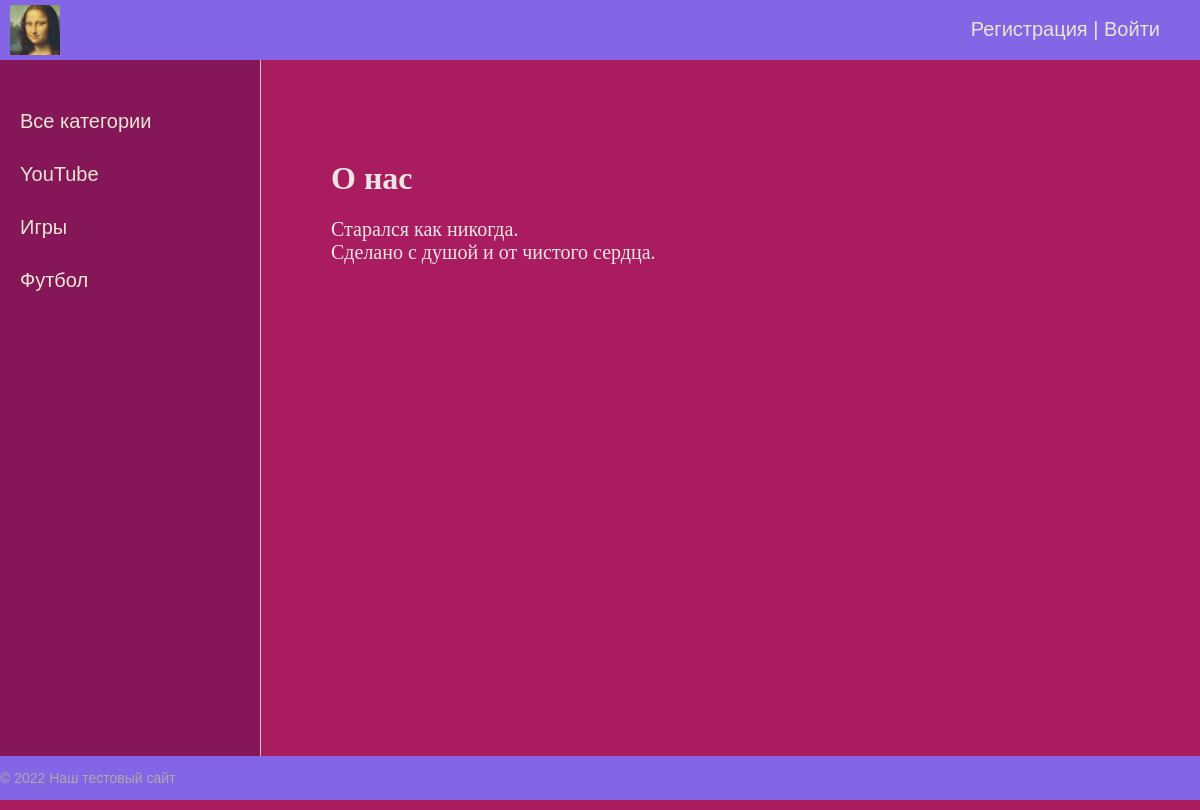
The app's page /blog/about/ with its own data.
### blog/models.py (models this page shows, shortened)
class Category(models.Model):
    name = models.CharField(max_length=100, db_index=True, verbose_name='Название')
    slug = models.SlugField(max_length=255,unique=True, db_index=True, verbose_name="URL")
    def get_absolute_url(self):
        return reverse('category', kwargs={'cat_slug': self.slug})
    class Meta:
        verbose_name = 'Категория'
        verbose_name_plural = 'Категории'
        ordering = ['id']

### blog/views.py (the view)
# urls.py: path('about/', About.as_view(), name = 'about'),
class About(ListView):
    model = Post
    template_name = 'blog/about.html'
    context_object_name = 'posts'
    extra_context = {'title': 'О нас'}

### blog/templatetags/blog_tags.py (called while the page is built)
@register.inclusion_tag('blog/list_categories.html')
def get_categories(sort=None, cat_selected=0):
    if not sort:
         cats = Category.objects.all()
    else:
         cats = Category.objects.order_by(sort)
    return{"cats": cats, "cat_selected": cat_selected}

### blog/templates/blog/about.html
{% extends 'blog/base.html' %}
{% block content %}
<h1>{{title}}</h1>
<p>Старался как никогда.
<br>Сделано с душой и от чистого сердца.
{% endblock %}

### blog/templates/blog/list_categories.html
{% for c in cats %}
    {% if c.pk == cat_selected %}
        <li class="selcted">{{c.name}}</li>
    {% else %}
        <li><a href="{{c.get_absolute_url}}">{{c.name}}</a></li>
    {% endif %}
{% endfor %}

### blog/static/blog/css/styles.css (style rules this page uses)
html, body { background: #aa1c60; font-family: 'Arial'; margin: 0; padding: 0; height: 100%; width: 100%; color: #444; }
a { color: #0059b2; text-decoration: none; }
.left-chapters ul li { margin: 30px 0 0 0; color: #999; }
.left-chapters ul li a { color: #e8e6d1; text-decoration: none; }
.content-text h1 { font-size: 32px; }

### records on screen
Category: name "YouTube"
Category: name "Игры"
Category: name "Футбол"

### other values on screen
{{ title }} "О нас"
